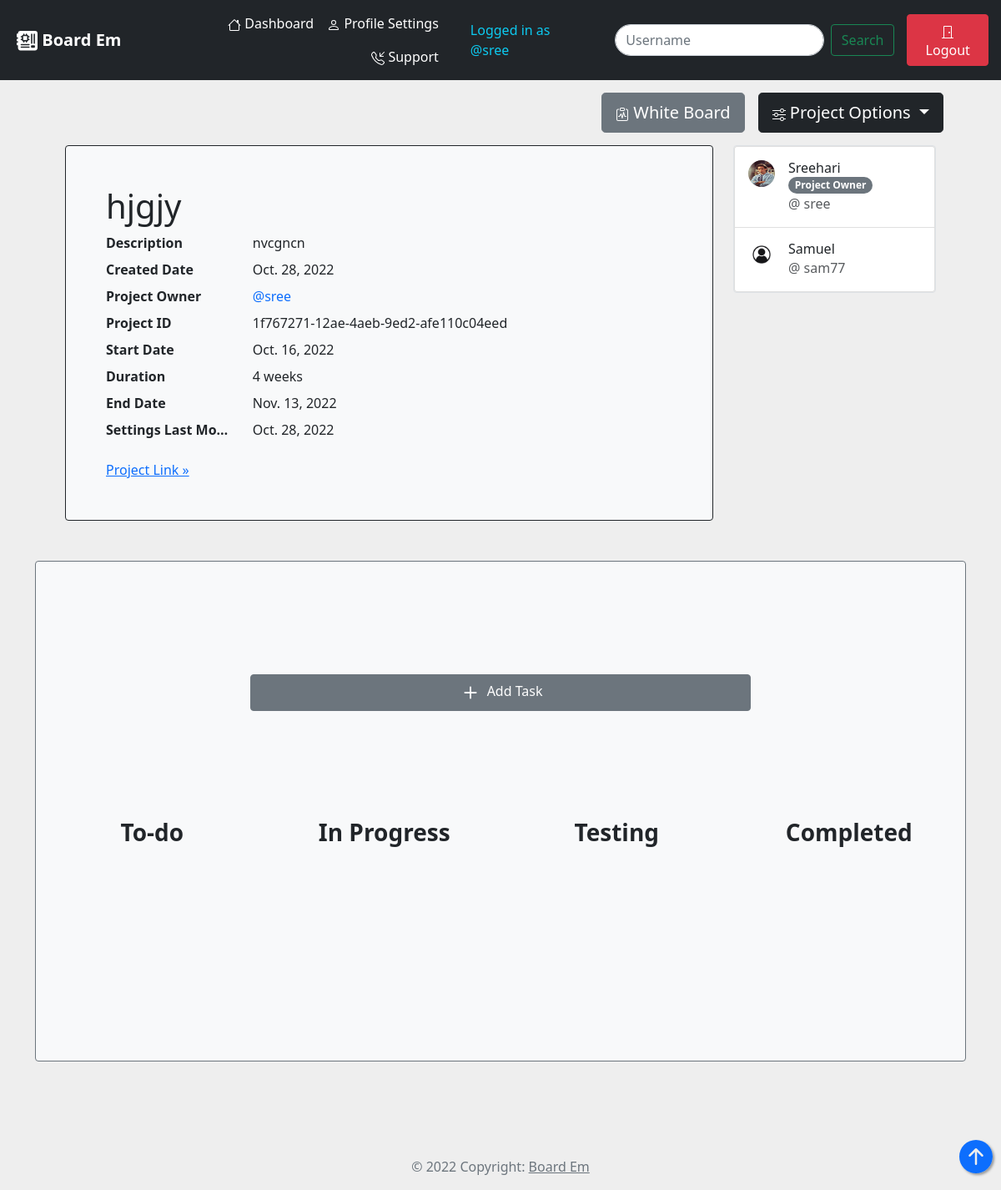
/account/project_task/1f76727112ae4aeb9ed2afe110c04eed/ (signed in), run on an earlier commit of the app's database.
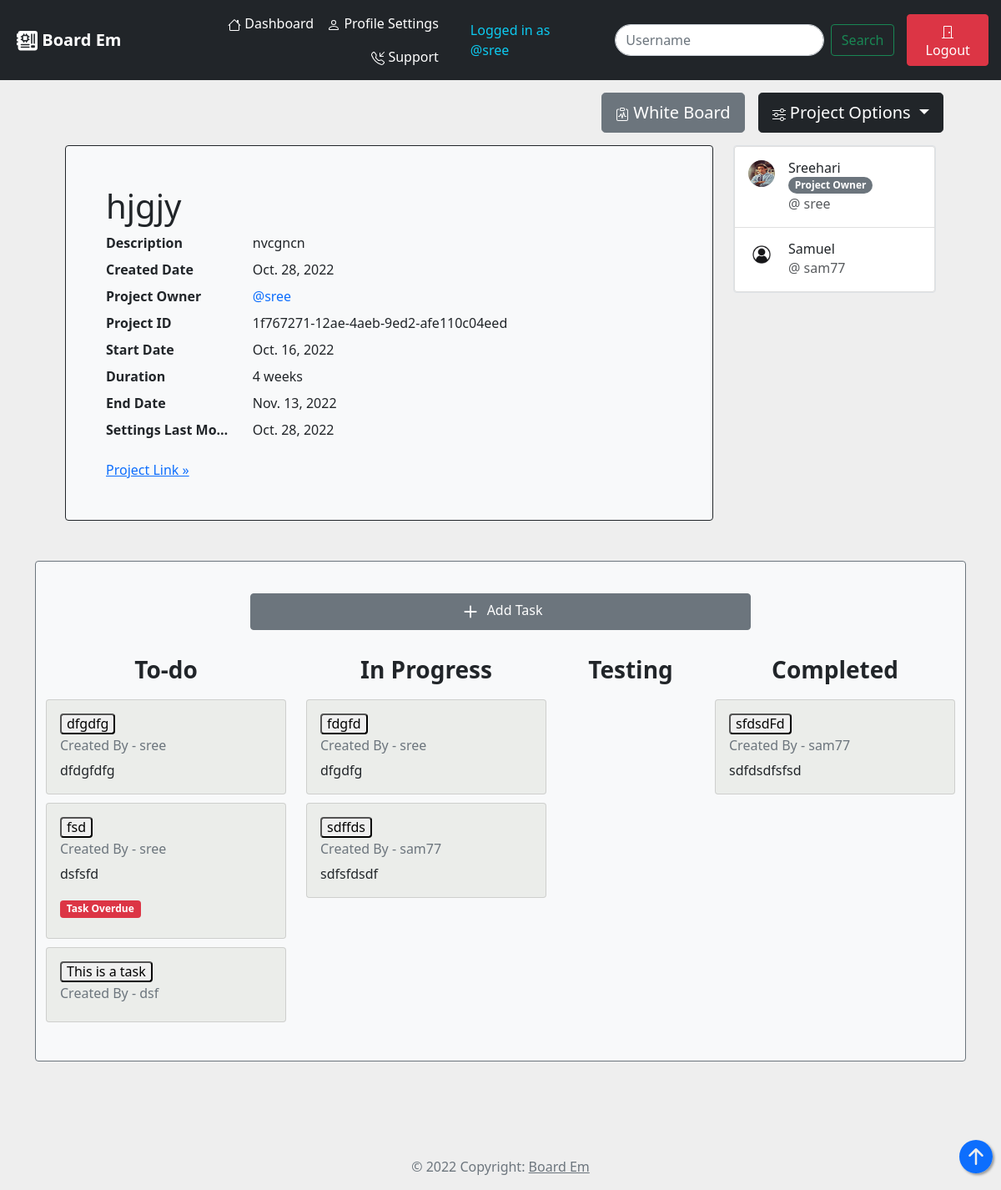
And on a later commit of the database.
### Intendance/models.py (models this page shows, shortened)
class Project(models.Model):
    project_id = models.UUIDField(default=uuid.uuid4, unique=True, primary_key=True, editable=False)
    name = models.CharField(max_length=200)
    description = models.TextField(null=True, blank=True)
    url = models.URLField(null=True, blank=True)
    group_members = models.ManyToManyField(User, blank=True, related_name="group_members")
    created_by = models.ForeignKey(User, on_delete=models.CASCADE, related_name="project_owner")
    created_date = models.DateField(auto_now_add=True)
    start_date = models.DateField()
    duration = models.PositiveIntegerField()
    modified_date = models.DateField(auto_now=True)

class Profile(models.Model):
    user = models.OneToOneField(User, on_delete=models.CASCADE)
    bio = models.TextField(null=True, blank=True)
    company = models.CharField(max_length=100, null=True, blank=True)
    city = models.CharField(max_length=100, null=True, blank=True)
    website_link = models.URLField(max_length=500, null=True, blank=True)
    github_link = models.URLField(max_length=500, null=True, blank=True)
    image = models.ImageField(default='default.jpg', upload_to='profile_pics')
    date_of_birth = models.DateField(null=True, blank=True)
    account_creation_date = models.DateField(auto_now_add=True)
    account_modified_date = models.DateField(auto_now=True)

class Task(models.Model):
    status_choice = (
        ('todo', 'ToDo'),
        ('inprogress', 'In-Progress'),
        ('testing', 'Testing'),
        ('completed', 'Completed'),
    )
    task_id = models.UUIDField(default=uuid.uuid4, unique=True, primary_key=True, editable=False)
    project = models.ForeignKey(Project, on_delete=models.CASCADE)
    title = models.CharField(max_length=200)
    description = models.TextField(null=True, blank=True)
    task_status = models.CharField(max_length=100, choices=status_choice, default='todo')
    created_by = models.ForeignKey(User, on_delete=models.CASCADE, null=True, blank=True)
    start_date = models.DateField()
    end_date = models.DateField()
    created_date = models.DateField(auto_now_add=True)
    modified_date = models.DateField(auto_now=True)

### Intendance/views.py (the view)
# urls.py: path('project_task/<str:pk>/', views.project_tasks_page, name="project-tasks"),
@login_required(login_url='login')
def project_tasks_page(request, pk):
    task_data_here = Task.objects.filter(project=pk)
    project_data_here = Project.objects.get(project_id=pk)
    project_end_date = project_data_here.start_date + relativedelta(weeks=project_data_here.duration)
    today = datetime.date.today()
    if task_data_here.count() != Task.objects.filter(project=pk,task_status="completed").count() and datetime.date.today() > project_end_date:
        project_overdue = True
    else:
        project_overdue = False
    data = {
        'task_data' : task_data_here,
        'project_data' : project_data_here,
        'project_end_date' : project_end_date,
        'today' : today,
        'project_overdue' : project_overdue,
    }
    return render(request, 'Intendance/project_tasks.html', data)

### templates/Intendance/project_tasks.html (shortened to what this page needs)
{% extends 'Intendance/base_layout.html' %}
{% load static %}
{% block project_task_content %}
<div class="container">
  {% include 'Intendance/project_page_options.html' %}
  <main class="container">
    <div class="row">
    <div class="col">
    <div class="bg-light p-5 rounded border border-dark">
      <h1>{{ project_data.name }}</h1>
      <dl class="row">
        <dt class="col-sm-3">Description</dt>
        <dd class="col-sm-9">{{ project_data.description }}</dd>
        <dt class="col-sm-3">Created Date</dt>
        <dd class="col-sm-9">{{ project_data.created_date }}</dd>
        <dt class="col-sm-3 text-truncate">Project Owner</dt>
        <dd class="col-sm-9"><a href="{% url 'searched-profile' project_data.created_by.username %}" style="text-decoration:none" >@{{ project_data.created_by }}</a></dd>
        <dt class="col-sm-3 text-truncate">Project ID</dt>
        <dd class="col-sm-9">{{ project_data.project_id }}</dd>
        <dt class="col-sm-3 text-truncate">Start Date</dt>
        <dd class="col-sm-9">{{ project_data.start_date }}</dd>
        <dt class="col-sm-3 text-truncate">Duration</dt>
        <dd class="col-sm-9">{{ project_data.duration }} weeks</dd>
        <dt class="col-sm-3 text-truncate">End Date</dt>
        <dd class="col-sm-9">{{ project_end_date }}</dd>
        <dt class="col-sm-3 text-truncate">Settings Last Modified</dt>
        <dd class="col-sm-9">{{ project_data.modified_date }}</dd>
      </dl>
      <a class="link-primary" href="{{ project_data.url }}" data-bs-toggle="tooltip" data-bs-placement="bottom" data-bs-title="Contains the URL to the project data.">
        Project Link &raquo;</a>
    </div>
  </div>
  <div class="col-sm-3 ">
    <div class="list-group w-auto rounded border " style="overflow-y:auto;max-height:400px;">
      {% for member in project_data.group_members.all  %}
      <a href="{% url 'searched-profile' member.username %}" class="list-group-item list-group-item-action d-flex gap-3 py-3" aria-current="true">
        <img src="{{ member.profile.image.url }}" alt="twbs" width="32" height="32" class="rounded-circle flex-shrink-0">
        <div class="d-flex gap-2 w-100 justify-content-between">
          <div>
            <h6 class="mb-0">{{ member.first_name }} {% if project_data.created_by == member %}<span class="badge rounded-pill bg-secondary">Project Owner</span>{% endif %}</h6>
            <p class="mb-0 opacity-75">@ {{ member.username }}</p>
          </div>
        </div>
      </a>
      {% endfor %}
    </div>
  </div>
    </div>
  </main>
  <br><br>
    <div id="boardem" class="row bg-light rounded border border-secondary" style="overflow-y: auto;height: 600px;">
      <div style="display:flex;justify-content:center;align-items:center">
        <a style="width:600px;margin-top:15px" class="btn btn-secondary" href="{% url 'create-task' project_data.project_id %}" data-bs-toggle="tooltip" data-bs-placement="top"
        data-bs-custom-class="custom-tooltip"
        data-bs-title="Click on this button to create a task under the current selected project.">
          <svg xmlns="http://www.w3.org/2000/svg" width="30" height="30" fill="currentColor" class="bi bi-plus" viewBox="0 0 16 16">
            <path d="M8 4a.5.5 0 0 1 .5.5v3h3a.5.5 0 0 1 0 1h-3v3a.5.5 0 0 1-1 0v-3h-3a.5.5 0 0 1 0-1h3v-3A.5.5 0 0 1 8 4z"/>
          </svg> Add Task
          </a>
        </div>
        <div class="col-sm">
            <h3 class="text-center p-2"><strong>To-do</strong></h3>
            {% for tskdt in task_data %}
            {% if tskdt.task_status == 'todo' %}
            <div class="card" style="width: 18rem;margin-top:10px;background:#EBEDEA">
                <div class="card-body">
                  <button type="button" class="h6 rounded btn-outline-none" data-bs-toggle="modal" data-bs-target="#modal{{ tskdt.task_id }}">
                    {{ tskdt.title }}
                  </button>
                  <br>
                  <h6 class="card-subtitle mb-2 text-muted">Created By - {{ tskdt.created_by }}</h6>
                  <p class="card-text" style="overflow: hidden;
                  text-overflow: ellipsis;
                  display: -webkit-box;
                  -webkit-line-clamp: 3;
                          line-clamp: 3;
                  -webkit-box-orient: vertical;">{{ tskdt.description }}</p>
                  {% if tskdt.end_date < today %}
                    <h6 class="badge text-bg-danger">Task Overdue</h6>
                  {% endif %}
                </div>
              </div>
              {% endif %}
              {% endfor %}
        </div>
        <div class="col-sm">
            <h3 class="text-center p-2"><strong>In Progress</strong></h3>
            {% for tskdt in task_data %}
            {% if tskdt.task_status == 'inprogress' %}
            <div class="card" style="width: 18rem;margin-top:10px;background:#EBEDEA">
                <div class="card-body">
                  <button type="button" class="h6 rounded btn-outline-none" data-bs-toggle="modal" data-bs-target="#modal{{ tskdt.task_id }}">
                    {{ tskdt.title }}
                  </button>
                  <h6 class="card-subtitle mb-2 text-muted">Created By - {{ tskdt.created_by }}</h6>
                  <p class="card-text" style="overflow: hidden;
                  text-overflow: ellipsis;
                  display: -webkit-box;
                  -webkit-line-clamp: 3;
                          line-clamp: 3;
                  -webkit-box-orient: vertical;">{{ tskdt.description }}</p>
                </div>
              </div>
              {% endif %}
              {% endfor %}
        </div>
        <div class="col-sm">
            <h3 class="text-center p-2"><strong>Testing</strong></h3>
          </div>
          <div class="col-sm">
            <h3 class="text-center p-2"><strong>Completed</strong></h3>
            {% for tskdt in task_data %}
            {% if tskdt.task_status == 'completed' %}
            <div class="card" style="width: 18rem;margin-top:10px;background:#EBEDEA">
                <div class="card-body">
                  <button type="button" class="h6 rounded btn-outline-none" data-bs-toggle="modal" data-bs-target="#modal{{ tskdt.task_id }}">
                    {{ tskdt.title }}
                  </button>
                  <h6 class="card-subtitle mb-2 text-muted">Created By - {{ tskdt.created_by }}</h6>
                  <p class="card-text" style="overflow: hidden;
                  text-overflow: ellipsis;
                  display: -webkit-box;
                  -webkit-line-clamp: 3;
                          line-clamp: 3;
                  -webkit-box-orient: vertical;">{{ tskdt.description }}</p>
                </div>
              </div>
              {% endif %}
              {% endfor %}
          </div>
      </div>
    </div>
<br><br>
{% endblock project_task_content %}

### templates/Intendance/base_layout.html (shortened to what this page needs)
{% load static %}
<!doctype html>
<html lang="en">
  <head>
    <link href="https://cdn.jsdelivr.net/npm/bootstrap@5.2.2/dist/css/bootstrap.min.css" rel="stylesheet">
    <link rel="stylesheet" href="{% static 'Intendance/CSS/profile_update.css' %}">
</head>
<body id="top" style="background:#eee">
    {% include 'Intendance/account_navbar.html' %}
    {% include 'Intendance/alert_message.html' %}
    {% block project_task_content %}
    {% endblock project_task_content %}
    <a href="#top" style="position:fixed;
    bottom:20px;
    right:10px;
    border-radius:40px;
    box-shadow: 2px 2px 3px #999;">
    <svg xmlns="http://www.w3.org/2000/svg" width="40" height="40" fill="currentColor" class="bi bi-arrow-up-circle-fill" viewBox="0 0 16 16">
      <path d="M16 8A8 8 0 1 0 0 8a8 8 0 0 0 16 0zm-7.5 3.5a.5.5 0 0 1-1 0V5.707L5.354 7.854a.5.5 0 1 1-.708-.708l3-3a.5.5 0 0 1 .708 0l3 3a.5.5 0 0 1-.708.708L8.5 5.707V11.5z"/>
    </svg>
    </a>
    <footer class="text-center text-secondary" style="margin-top:50px">
      <div class="text-center p-3" >
        © 2022 Copyright:
        <a class="text-secondary" href="https://sreehari229.herokuapp.com" target="_blank">Board Em</a>
      </div>
    </footer>
</body>
</html>

### templates/Intendance/account_navbar.html (shortened to what this page needs)
{% load static %}
<nav class="navbar navbar-expand-lg navbar-dark bg-dark">
    <a style="margin-left:20px;margin-right:30px;cursor:pointer" class="navbar-brand" data-bs-toggle="modal" data-bs-target="#boardemModal">
      <b>Board Em</b></a>
    <div class="collapse navbar-collapse" id="navbarText">
      <ul class="navbar-nav nav justify-content-end">
          <li class="nav-item"><a class="nav-link text-white" href="{% url 'acc-page' %}">
            Dashboard</a></li>
            <li class="nav-item"><a class="nav-link text-white" href="{% url 'profile' %}">
              Profile Settings</a></li>
              <li class="nav-item"><a class="nav-link text-white" href="{% url 'support' %}">
                Support</a></li>
      </ul>
    </div>
    <span class="navbar-text text-info" style="margin:0 30px 0 30px">
      Logged in as @{{ user.username }}
    </span>
    <form class="d-flex" role="search" action="{% url 'search-user' %}" method="POST">
      <input class="form-control me-2" type="search" placeholder="Username" aria-label="Search" name="username" autocomplete="off" style="border-radius:25px;">
      <button class="btn btn-outline-success" type="submit">Search</button>
    </form>
    <ul class="navbar-nav nav justify-content-end pull-right" style="margin-left:15px;margin-right:15px">
      <li class="nav-item"><button data-bs-toggle="modal" data-bs-target="#logoutModal" class="btn btn-danger">
        <svg xmlns="http://www.w3.org/2000/svg" width="16" height="16" fill="currentColor" class="bi bi-door-closed" viewBox="0 0 16 16">
          <path d="M3 2a1 1 0 0 1 1-1h8a1 1 0 0 1 1 1v13h1.5a.5.5 0 0 1 0 1h-13a.5.5 0 0 1 0-1H3V2zm1 13h8V2H4v13z"/>
          <path d="M9 9a1 1 0 1 0 2 0 1 1 0 0 0-2 0z"/>
        </svg>
        Logout</button></li>
    </ul>
</nav>

### templates/Intendance/alert_message.html (shortened to what this page needs)
<link href="https://cdn.jsdelivr.net/npm/bootstrap@5.0.2/dist/css/bootstrap.min.css" rel="stylesheet">

### templates/Intendance/project_page_options.html (shortened to what this page needs)
<div  style="margin-top:15px; margin-bottom:15px; margin-right:15px">
    <div style="display:flex;justify-content:right;">
      <a class="btn btn-lg btn-secondary mx-3" href="#boardem" data-bs-toggle="tooltip" data-bs-placement="top"
      data-bs-custom-class="custom-tooltip"
      data-bs-title="Kanban style board for Task Management">
        White Board</a>
        <div class="btn-group">
            <button class="btn btn-dark btn-lg dropdown-toggle" type="button" data-bs-toggle="dropdown" aria-expanded="false">
              Project Options
            </button>
          </div>
  </div>
  </div>

What changed in the data, as far as the page shows it:
added Task: title "dfgdfg", created_by "sree", description "dfdgfdfg", shown under "To-do"
added Task: title "fsd", created_by "sree", description "dsfsfd", end_date "Task Overdue", shown under "To-do"
added Task: title "This is a task", created_by "dsf", shown under "To-do"
added Task: title "fdgfd", created_by "sree", description "dfgdfg", shown under "In Progress"
added Task: title "sdffds", created_by "sam77", description "sdfsfdsdf", shown under "In Progress"
added Task: title "sfdsdFd", created_by "sam77", description "sdfdsdfsfsd", shown under "Completed"
